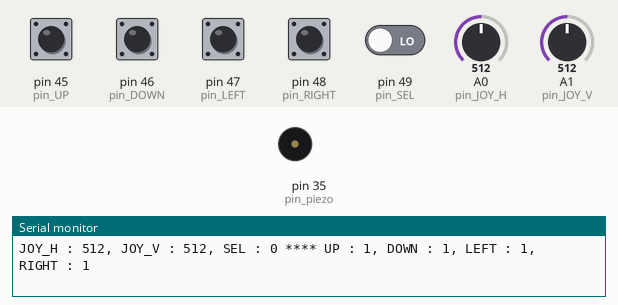
Bench run of a sketch on a simulated Arduino Mega 2560, built with avr-gcc and run on an emulated ATmega2560. On the bench: buzzer (waves = sounding), the last lines printed to the serial monitor. Inputs (shaded band) come from the test bench; at power-on: pin 45 (pin_UP), pin 46 (pin_DOWN), pin 47 (pin_LEFT), pin 48 (pin_RIGHT) HIGH, pin 49 (pin_SEL) LOW, A0 (pin_JOY_H) = 512, A1 (pin_JOY_V) = 512.

Above: at 1.2 s.
1.3 s: pin 45 (pin_UP) pulled LOW for 0.15 s
At 1.42 s:
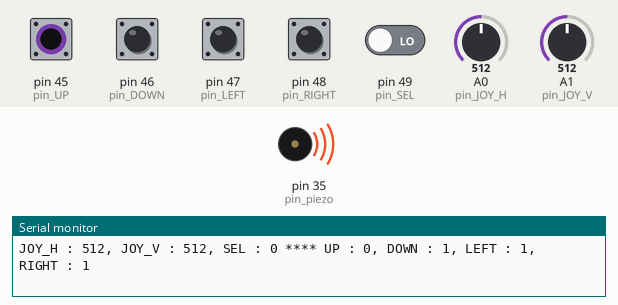
6.0 s: pin 46 (pin_DOWN) pulled LOW for 0.15 s
At 6.6 s:
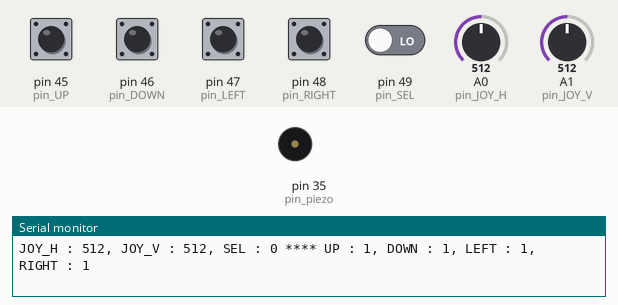
7.6 s: pin 47 (pin_LEFT) pulled LOW for 0.15 s
At 7.71 s:
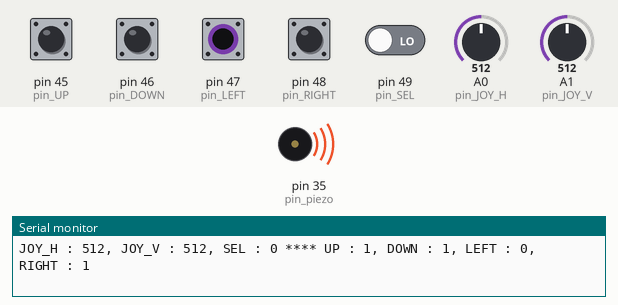
Timing chart, 0 to 10.6 s (numbered marks = the images above; inputs shaded):
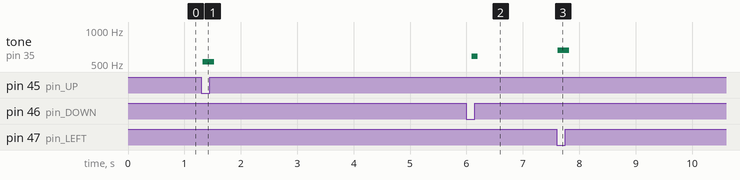

The sketch:

240430_input.ino
```cpp
int pin_JOY_H = A0; // 수평
int pin_JOY_V = A1; // 수직
int pin_SEL = 49; // 조이스틱 선택

int push_up = 0;
int push_down = 0;
int push_left = 0;
int push_right = 0;

int pin_UP = 45;
int pin_DOWN = 46;
int pin_LEFT = 47;
int pin_RIGHT = 48;

int pin_piezo = 35;

void setup() {
  // put your setup code here, to run once:
  Serial.begin(115200);

  pinMode(pin_JOY_H, INPUT);
  pinMode(pin_JOY_V, INPUT);
  pinMode(pin_SEL, INPUT);

  pinMode(pin_UP, INPUT);
  pinMode(pin_DOWN, INPUT);
  pinMode(pin_LEFT, INPUT);
  pinMode(pin_RIGHT, INPUT);

  pinMode(pin_piezo, INPUT);
  pinMode(pin_piezo, OUTPUT);
}

void loop() {
  // put your main code here, to run repeatedly:
  Serial.print("JOY_H : ");
  Serial.print(analogRead(pin_JOY_H));

  Serial.print(", JOY_V : ");
  Serial.print(analogRead(pin_JOY_V));

  Serial.print(", SEL : ");
  Serial.print(digitalRead(pin_SEL));

  Serial.print(" **** UP : ");
  Serial.print(digitalRead(pin_UP));
  push_up = digitalRead(pin_UP);

  Serial.print(", DOWN : ");
  Serial.print(digitalRead(pin_DOWN));
  push_down = digitalRead(pin_DOWN);

  Serial.print(", LEFT : ");
  Serial.print(digitalRead(pin_LEFT));
  push_left = digitalRead(pin_LEFT);

  Serial.print(", RIGHT : ");
  Serial.println(digitalRead(pin_RIGHT));
  push_right = digitalRead(pin_RIGHT);

  /* if(push_up == 0){
    tone(pin_piezo,523);
    delay(100);
  } else {
    noTone(pin_piezo);
  }

  if(push_down == 0){
    tone(pin_piezo,587);
    delay(100);
  } else {
    noTone(pin_piezo);
  }

  if(push_left == 0){
    tone(pin_piezo,659);
    delay(100);
  } else {
    noTone(pin_piezo);
  }

  if(push_right == 0){
    tone(pin_piezo,698);
    delay(100);
  } else {
    noTone(pin_piezo);
  }

  */

  if(push_up == 0){
    tone(pin_piezo,523);
    delay(100);
  } else if(push_down == 0){
    tone(pin_piezo,587);
    delay(100);
  } else if(push_left == 0){
    tone(pin_piezo,659);
    delay(100);
  } else if(push_right == 0){
    tone(pin_piezo,698);
    delay(100);
  } else {
    noTone(pin_piezo);
    delay(100);
  }
  // delay(100);
  // digitalWrite(pin_LED_RED,LOW);

}
```

Measured:
- after the input at 1.3 s, tone on pin 35 (pin_piezo): silent → 523 Hz at once, → silent 0.20 s later
- after the input at 6.0 s, tone on pin 35 (pin_piezo): silent → 587 Hz after 0.09 s, → silent 0.10 s later
- after the input at 7.6 s, tone on pin 35 (pin_piezo): silent → 659 Hz at once, → silent 0.20 s later
